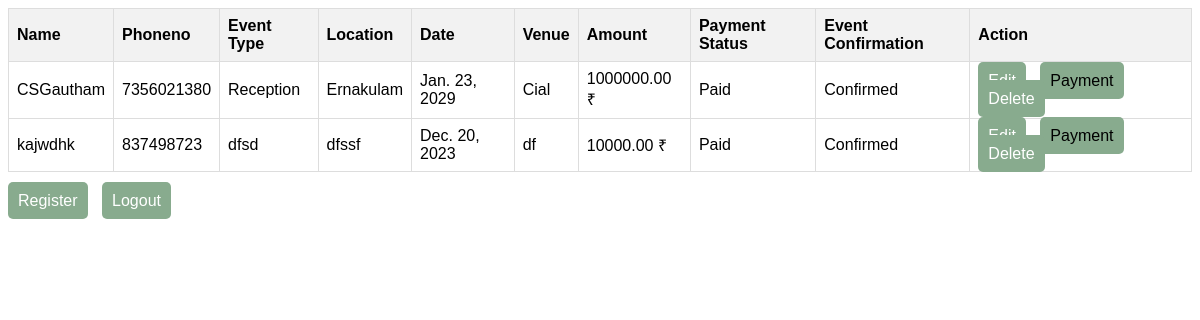
/plain/ (signed in), run on the app's committed database.
### event_app/models.py (models this page shows, shortened)
class Event(models.Model):
    user = models.ForeignKey(User, null=True, on_delete=models.CASCADE)
    name = models.CharField(max_length=255)
    phoneno = models.CharField(max_length=255)
    event_type = models.CharField(max_length=255)
    location = models.CharField(max_length=255)
    date = models.DateField()
    venue = models.CharField(max_length=255)
    amount = models.DecimalField(max_digits=10, decimal_places=2, default=0)
    payment_status = models.CharField(max_length=255, default='Pending')
    event_confirmation = models.CharField(max_length=255, default='Pending')
    name = models.CharField(max_length=255)
    event_type = models.CharField(max_length=255, default='default_value')
    phoneno = models.CharField(max_length=255)
    location = models.CharField(max_length=255)
    date = models.DateField()
    venue = models.CharField(max_length=255, default='default_value')
    payment_status = models.CharField(max_length=255, default='Pending')
    amount = models.DecimalField(max_digits=10, decimal_places=2, default=0)
    event_confirmation = models.CharField(max_length=255, default='Pending')

### event_app/views.py (the view)
# urls.py: path('plain/', plain_view, name='plain'),
@login_required
def plain_view(request):
    events = Event.objects.filter(user=request.user)
    return render(request, 'event_app/plain.html', {'events': events})

### event_app/templates/event_app/plain.html (shortened to what this page needs)
{% load static %}
<!DOCTYPE html>
<html lang="en">
<head>
</head>
<body>
    <table>
        <thead>
            <tr>
                <th>Name</th>
                <th>Phoneno</th>
                <th>Event Type</th>
                <th>Location</th>
                <th>Date</th>
                <th>Venue</th>
                <th>Amount</th>
                <th>Payment Status</th>
                <th>Event Confirmation</th>
                <th>Action</th>
            </tr>
        </thead>
        <tbody>
            {% for event in events %}
            <tr>
                <td>{{ event.name }}</td>
                <td>{{ event.phoneno }}</td>
                <td>{{ event.event_type }}</td>
                <td>{{ event.location }}</td>
                <td>{{ event.date }}</td>
                <td>{{ event.venue }}</td>
                <td>{{ event.amount|floatformat:2 }} ₹</td>
                <td>{{ event.payment_status }}</td>
                <td>
                    {% if event.event_confirmation %}
                        Confirmed
                    {% else %}
                        Pending
                    {% endif %}
                </td>
                <td>
                    <a href="{% url 'edit_event' event.id %}" class="edit-btn">Edit</a>
                    {% if event.amount != 0 %}
                        <a href="{% url 'payment_view' event.id %}" class="payment-btn">Payment</a>
                    {% endif %}
                    <a href="{% url 'delete_event' event.id %}" class="delete-btn" onclick="return confirm('Are you sure you want to delete this event?')">Delete</a>
                </td>
            </tr>
            {% endfor %}
        </tbody>
    </table>
    <a href="{% url 'register' %}" class="register-btn">Register</a>
    <a href="{% url 'home' %}" class="logout-btn">Logout</a>
</body>
</html>

### event_app/templates/event_app/plain.html (style rules this page uses)
body { font-family: Arial, sans-serif; }
table { width: 100%; border-collapse: collapse; margin-bottom: 20px; }
th, td { border: 1px solid #ddd; padding: 8px; text-align: left; }
th { background-color: #f2f2f2; }
.register-btn, .logout-btn, .edit-btn, .payment-btn, .delete-btn { padding: 10px; border-radius: 5px; text-decoration: none; cursor: pointer; margin-right: 10px; }
.register-btn { background-color:#88AB8E; color: white; border: none; }
.logout-btn { background-color:#88AB8E; color: white; border: none; }
.edit-btn { background-color: #88AB8E; color: white; border: none; }
.payment-btn { background-color: #88AB8E; color: black; border: none; }
.delete-btn { background-color: #88AB8E; color: white; border: none; }

### data on the page
Event: name "CSGautham", phoneno "7356021380", event_type "Reception", location "Ernakulam", date "Jan. 23, 2029", venue "Cial", amount "1000000.00", payment_status "Paid", event_confirmation "Confirmed", shows "Payment"
Event: name "kajwdhk", phoneno "837498723", event_type "dfsd", location "dfssf", date "Dec. 20, 2023", venue "df", amount "10000.00", payment_status "Paid", event_confirmation "Confirmed", shows "Payment"
